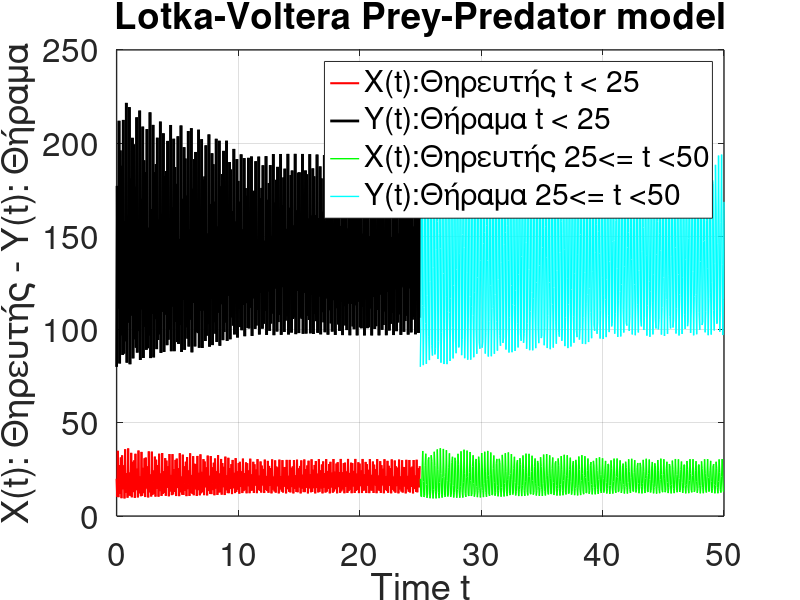
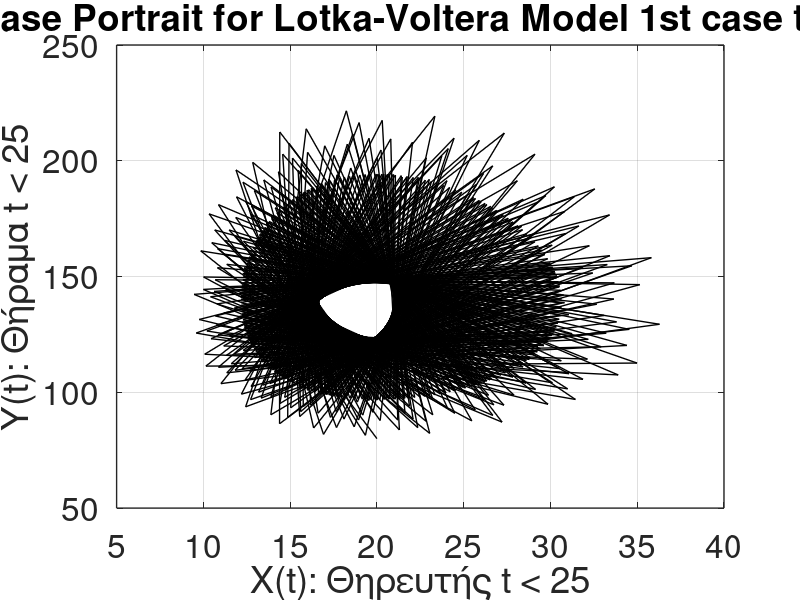
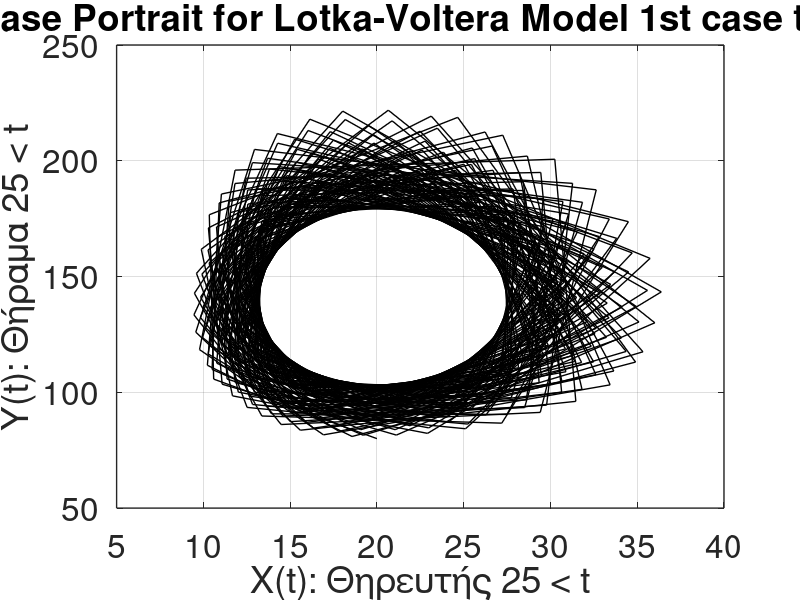

These charts were generated, in order, by the following MATLAB code:
% Lotka-Voltera prey-predator model %

%Initial values and params
y01(1) = 20  % Initial predator population
y01(2) = 80  % Initial paey population
 
%y0 = [20, 80];          % initial values of x & y
%Tinterval = 0:0.05:50   % time step of 0.01 in total 201 values

% Time interval
Tinterval = linspace(0, 50, 1001)   % time step of 0.05 in total 1001 values
% instead of using Tinterval we split in two halves: Tinterval=Tinterval1+Tinterval2 
Tinterval1 = linspace(0, 24.95, 500)   % time step of 0.05 in total 500 values
Tinterval2 = linspace(25, 50, 501)   % time step of 0.05 in total 501 values

% we have two set of params declared as a vector of two rows
% first row will be used for t < 25
% second row will be used for 25 <= t < 50
%params = [40 2 0.5 70; 20 1 0.25 35]
params1 = [40 2 0.5 70];
params2 = [20 1 0.25 35]


colors = ['k', 'r']  % predator (X) color black, prey (Y) color red 
colors1 = ['k', 'r']  % predator (X) color black, prey (Y) color red 
colors2 = ['c', 'g']  % predator (X) color black, prey (Y) color red 


% define a function that contains the system of LV odes
function res = LV(t,V, params)
    % Dependent variables V - vector of v1 & v2
    % v1 is the predator population at time t
    % v2 is the prey population at time t 
    v1 = V(1);
    v2 = V(2);
    % selection of param set depends on time
    a = params(1);
    b = params(2);
    c = params(3); 
    d = params(4);
    dxdt = (-d)*v1+c*v1*v2;   % rate of predator population X
    dydt = a*v2 - b*v1*v2     % rate of prey population Y
    % Pack-up result
    res = [dxdt; dydt];
end


%  
% use anonymous function and get the handle
rate1 = @(t,V) LV(t,V, params1);
rate2 = @(t,V) LV(t,V, params2);
   
% solve odes by using ode45 and anonymous function handle
% y01 is the initial value vector
% return a vector of type (t, v) where v = v(1), v(2) at any time t
[T1,V1] = ode45(rate1, Tinterval1, y01);
[T2,V2] = ode45(rate2, Tinterval2, y01); 


figure(1)
lgnd1 = sprintf("%s%s", "X(t):", "Θηρευτής t < 25")
lgnd2 = sprintf("%s%s", "Y(t):", "Θήραμα t < 25")
lgnd3 = sprintf("%s%s", "X(t):", "Θηρευτής 25<= t <50")
lgnd4 = sprintf("%s%s", "Y(t):", "Θήραμα 25<= t <50")

h = plot(T1, V1(:,1), 'r', 'linewidth', 1.5, 'DisplayName', lgnd1, 
         T1, V1(:,2), 'k', 'linewidth',  2, 'DisplayName', lgnd2,
         T2, V2(:,1), 'g', 'linewidth', 1, 'DisplayName', lgnd3,
         T2, V2(:,2), 'c', 'linewidth', 1, 'DisplayName', lgnd4)   
legend;
% display specifics %
xlabel('Time t')
ylabel('X(t): Θηρευτής - Y(t): Θήραμα')
% set grid on
grid on                                   
% additional display properties  for the first figure concentrations S1(t) & S2(t)
set(gca, 'fontsize', 24, 'linewidth', 1)  
title('Lotka-Voltera Prey-Predator model')



figure(2) % need a second figure for the phase diagrams 
% Phase portait is a plot of X(t)-Θηρευτής vs Y(t)-Θήραμα
h = plot(V1(:,1), V1(:,2), 'k', 'linewidth', 1)   
% display specifics %
xlabel('X(t): Θηρευτής t < 25')
ylabel('Y(t): Θήραμα t < 25')
% set grid on
grid on                                   
% additional display properties
set(gca, 'fontsize', 24, 'linewidth', 1)  
title('Phase Portrait for Lotka-Voltera Model 1st case t < 25')

figure(3) % need a third figure for the phase diagrams 
% Phase portait is a plot of X(t)-Θηρευτής vs Y(t)-Θήραμα
h = plot(V2(:,1), V2(:,2), 'k', 'linewidth', 1)   
% display specifics %
xlabel('X(t): Θηρευτής 25 < t')
ylabel('Y(t): Θήραμα 25 < t')
% set grid on
grid on                                   
% additional display properties
set(gca, 'fontsize', 24, 'linewidth', 1)  
title('Phase Portrait for Lotka-Voltera Model 1st case t > 25')
